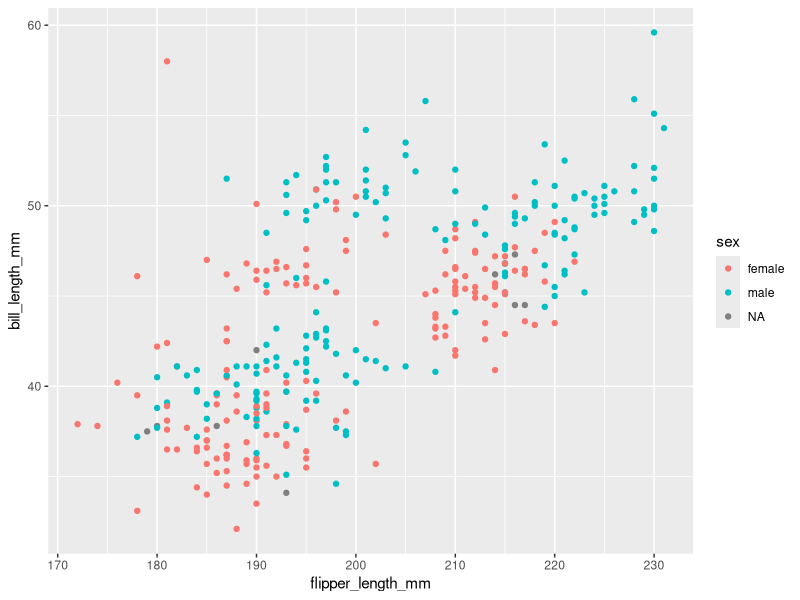

Generate this figure with R:
## ---- chunk 1
knitr::opts_chunk$set(echo = TRUE)
## ---- chunk 2

## ---- chunk 3
# Arithmetic
2+3
2-4
8*9
5/10
4**10

# Variable Assignment
a <- 2
b = 4

# Print
b
5

## ---- chunk 4
library(tidyverse)
library(ggplot2)
## ---- chunk 5
#data <- read.csv(<filename>.csv) # getting data from a csv
library(palmerpenguins)
data <- penguins
## ---- chunk 6
flipper <- data$flipper_length_mm

## ---- chunk 7
# same data but only the flipper and bill length columns
flipper_bill <- subset(data, select=c(flipper_length_mm, bill_length_mm))

# same data but without the island and year columns
no_island_year <- subset(data, select=-c(island, year))

## ---- chunk 8
summary(data)

head(data) # see the first rows. 6 rows by default
## ---- chunk 9
mean( data$flipper_length_mm, na.rm=TRUE) # mean, ignoring missing values
sd( flipper, na.rm=TRUE) # standard deviation, ignoring missing values

## ---- chunk 10

## ---- chunk 11


## ---- chunk 12
ggplot(data, aes(flipper_length_mm, bill_length_mm, color=sex)) +
    geom_point()

